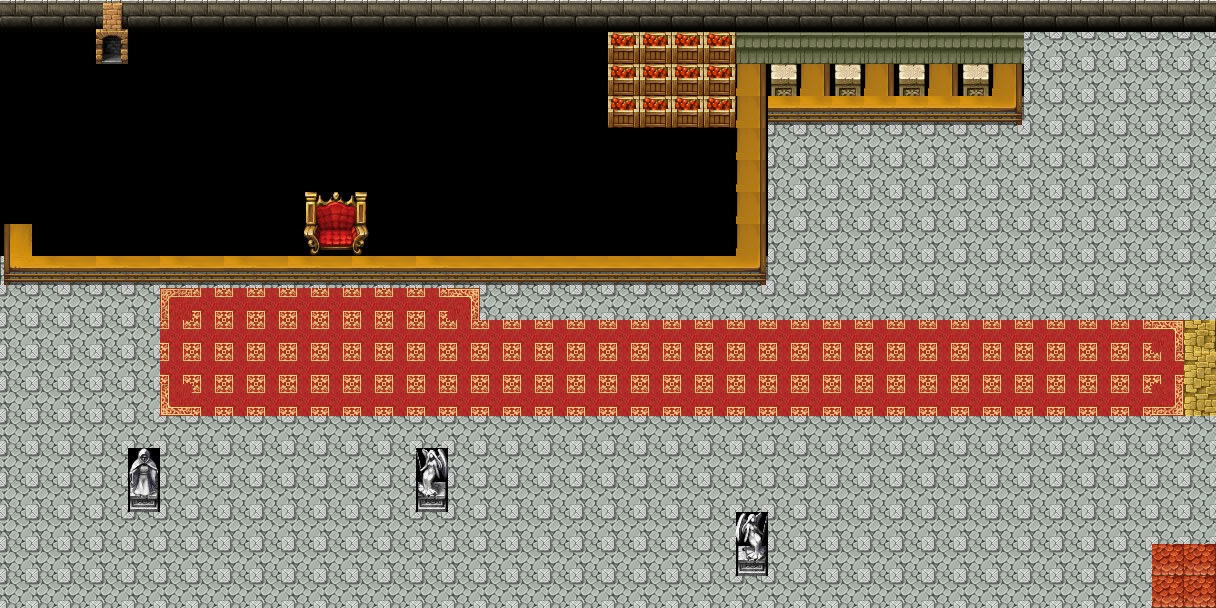

A level layout from a 2D game, rendered from its tile map. Below: a short description, then the map file with its tile-grid data intact:
An orthogonal 38x19 tile map with 32x32 px tiles, 2 tile layers (Tile Layer 1, Tile Layer 2).

<map version="1.0" orientation="orthogonal" renderorder="right-down" width="38" height="19" tilewidth="32" tileheight="32" nextobjectid="1">
 <tileset firstgid="1" name="rpg_maker_vx_rtp_tileset_by_telles0808" tilewidth="32" tileheight="32" tilecount="2016" columns="32">
  <image source="../../trunk/Assets/rpg_maker_vx_rtp_tileset_by_telles0808.png" width="1024" height="2016" />
 </tileset>
 <layer name="Tile Layer 1" width="38" height="19">
  <data encoding="csv">
97,97,97,97,97,97,97,97,97,97,97,97,97,97,97,97,97,97,97,97,97,97,97,97,97,97,97,97,97,97,97,97,97,97,97,97,97,97,
1,1,1,1,1,1,1,1,1,1,1,1,1,1,1,1,1,1,1,1,1,1,1,1098,1098,0,0,0,0,0,0,0,1098,1098,1098,1098,1098,1098,
1,1,1,1,1,1,1,1,1,1,1,1,1,1,1,1,1,1,1,1,1,1,1,1,1,0,0,0,0,0,0,0,1098,1098,1098,1098,1098,1098,
1,1,1,1,1,1,1,1,1,1,1,1,1,1,1,1,1,1,1,1,1,1,1,1,1098,1098,1098,1098,1098,1098,1098,1098,1098,1098,1098,1098,1098,1098,
1,1,1,1,1,1,1,1,1,1,1,1,1,1,1,1,1,1,1,1,1,1,1,1,1098,1098,1098,1098,1098,1098,1098,1098,1098,1098,1098,1098,1098,1098,
1,1,1,1,1,1,1,1,1,1,1,1,1,1,1,1,1,1,1,1,1,1,1,1,1098,1098,1098,1098,1098,1098,1098,1098,1098,1098,1098,1098,1098,1098,
1,1,1,1,1,1,1,1,1,1,1,1,1,1,1,1,1,1,1,1,1,1,1,1,1098,1098,1098,1098,1098,1098,1098,1098,1098,1098,1098,1098,1098,1098,
1,1,1,1,1,1,1,1,1,1,1,1,1,1,1,1,1,1,1,1,1,1,1,1,1098,1098,1098,1098,1098,1098,1098,1098,1098,1098,1098,1098,1098,1098,
1098,1098,1098,1098,1098,1098,1098,1098,1098,1098,1098,1098,1098,1098,1098,1098,1098,1098,1098,1098,1098,1098,1098,1098,1098,1098,1098,1098,1098,1098,1098,1098,1098,1098,1098,1098,1098,1098,
1098,1098,1098,1098,1098,1133,1102,1102,1102,1102,1102,1102,1102,1102,1134,1098,1098,1098,1098,1098,1098,1098,1098,1098,1098,1098,1098,1098,1098,1098,1098,1098,1098,1098,1098,1098,1098,1098,
1098,1098,1098,1098,1098,1102,1102,1102,1102,1102,1102,1102,1102,1102,1102,1102,1102,1102,1102,1102,1102,1102,1102,1102,1102,1102,1102,1102,1102,1102,1102,1102,1102,1102,1102,1102,1134,23,
1098,1098,1098,1098,1098,1102,1102,1102,1102,1102,1102,1102,1102,1102,1102,1102,1102,1102,1102,1102,1102,1102,1102,1102,1102,1102,1102,1102,1102,1102,1102,1102,1102,1102,1102,1102,1102,55,
1098,1098,1098,1098,1098,1165,1102,1102,1102,1102,1102,1102,1102,1102,1102,1102,1102,1102,1102,1102,1102,1102,1102,1102,1102,1102,1102,1102,1102,1102,1102,1102,1102,1102,1102,1102,1166,87,
1098,1098,1098,1098,1098,1098,1098,1098,1098,1098,1098,1098,1098,1098,1098,1098,1098,1098,1098,1098,1098,1098,1098,1098,1098,1098,1098,1098,1098,1098,1098,1098,1098,1098,1098,1098,1098,1098,
1098,1098,1098,1098,1881,1098,1098,1098,1098,1098,1098,1098,1098,1883,1098,1098,1098,1098,1098,1098,1098,1098,1098,1098,1098,1098,1098,1098,1098,1098,1098,1098,1098,1098,1098,1098,1098,1098,
1098,1098,1098,1098,1913,1098,1098,1098,1098,1098,1098,1098,1098,1915,1098,1098,1098,1098,1098,1098,1098,1098,1098,1098,1098,1098,1098,1098,1098,1098,1098,1098,1098,1098,1098,1098,1098,1098,
1098,1098,1098,1098,1098,1098,1098,1098,1098,1098,1098,1098,1098,1098,1098,1098,1098,1098,1098,1098,1098,1098,1098,1882,1098,1098,1098,1098,1098,1098,1098,1098,1098,1098,1098,1098,1098,1098,
1098,1098,1098,1098,1098,1098,1098,1098,1098,1098,1098,1098,1098,1098,1098,1098,1098,1098,1098,1098,1098,1098,1098,1914,1098,1098,1098,1098,1098,1098,1098,1098,1098,1098,1098,1098,690,690,
1098,1098,1098,1098,1098,1098,1098,1098,1098,1098,1098,1098,1098,1098,1098,1098,1098,1098,1098,1098,1098,1098,1098,1098,1098,1098,1098,1098,1098,1098,1098,1098,1098,1098,1098,1098,690,690
</data>
 </layer>
 <layer name="Tile Layer 2" width="38" height="19">
  <data encoding="csv">
0,0,0,1680,0,0,0,0,0,0,0,0,0,0,0,0,0,0,0,0,0,0,0,0,0,0,0,0,0,0,0,0,0,0,0,0,0,0,
1,1,1,1712,1,1,1,1,1,1,1,1,1,1,1,1,1,1,1,1142,1142,1142,1142,665,665,665,665,665,665,665,665,665,0,0,0,0,0,0,
1,1,1,1,1,1,1,1,1,1,1,1,1,1,1,1,1,1,1,1142,1142,1142,1142,1500,1743,1500,1743,1500,1743,1500,1743,1500,0,0,0,0,0,0,
1,1,1,1,1,1,1,1,1,1,1,1,1,1,1,1,1,1,1,1142,1142,1142,1142,1500,1530,1530,1530,1530,1530,1530,1530,1532,0,0,0,0,0,0,
1,1,1,1,1,1,1,1,1,1,1,1,1,1,1,0,0,0,1,1,1,1,1,1500,0,0,0,0,0,0,0,0,0,0,0,0,0,0,
1,1,1,1,1,1,1,1,1,1,1,1,1,1,1,0,0,0,0,0,0,0,0,1500,0,0,0,0,0,0,0,0,0,0,0,0,0,0,
1,1,1,1,1,1,1,1,1,1815,1816,1817,1,1,1,0,0,0,0,0,0,0,0,1500,0,0,0,0,0,0,0,0,0,0,0,0,0,0,
1497,1,1,1,1,1,1,1,1,1847,1848,1849,1,1,1,0,0,0,0,0,0,0,0,1500,0,0,0,0,0,0,0,0,0,0,0,0,0,0,
1529,1530,1531,1530,1531,1530,1531,1530,1531,1530,1531,1530,1531,1530,1531,1531,1531,1531,1531,1531,1531,1531,1531,1532,0,0,0,0,0,0,0,0,0,0,0,0,0,0,
0,0,0,0,0,0,0,0,0,0,0,0,0,0,0,0,0,0,0,0,0,0,0,0,0,0,0,0,0,0,0,0,0,0,0,0,0,0,
0,0,0,0,0,0,0,0,0,0,0,0,0,0,0,0,0,0,0,0,0,0,0,0,0,0,0,0,0,0,0,0,0,0,0,0,0,0,
0,0,0,0,0,0,0,0,0,0,0,0,0,0,0,0,0,0,0,0,0,0,0,0,0,0,0,0,0,0,0,0,0,0,0,0,0,0,
0,0,0,0,0,0,0,0,0,0,0,0,0,0,0,0,0,0,0,0,0,0,0,0,0,0,0,0,0,0,0,0,0,0,0,0,0,0,
0,0,0,0,0,0,0,0,0,0,0,0,0,0,0,0,0,0,0,0,0,0,0,0,0,0,0,0,0,0,0,0,0,0,0,0,0,0,
0,0,0,0,0,0,0,0,0,0,0,0,0,0,0,0,0,0,0,0,0,0,0,0,0,0,0,0,0,0,0,0,0,0,0,0,0,0,
0,0,0,0,0,0,0,0,0,0,0,0,0,0,0,0,0,0,0,0,0,0,0,0,0,0,0,0,0,0,0,0,0,0,0,0,0,0,
0,0,0,0,0,0,0,0,0,0,0,0,0,0,0,0,0,0,0,0,0,0,0,0,0,0,0,0,0,0,0,0,0,0,0,0,0,0,
0,0,0,0,0,0,0,0,0,0,0,0,0,0,0,0,0,0,0,0,0,0,0,0,0,0,0,0,0,0,0,0,0,0,0,0,0,0,
0,0,0,0,0,0,0,0,0,0,0,0,0,0,0,0,0,0,0,0,0,0,0,0,0,0,0,0,0,0,0,0,0,0,0,0,0,0
</data>
 </layer>
</map>
